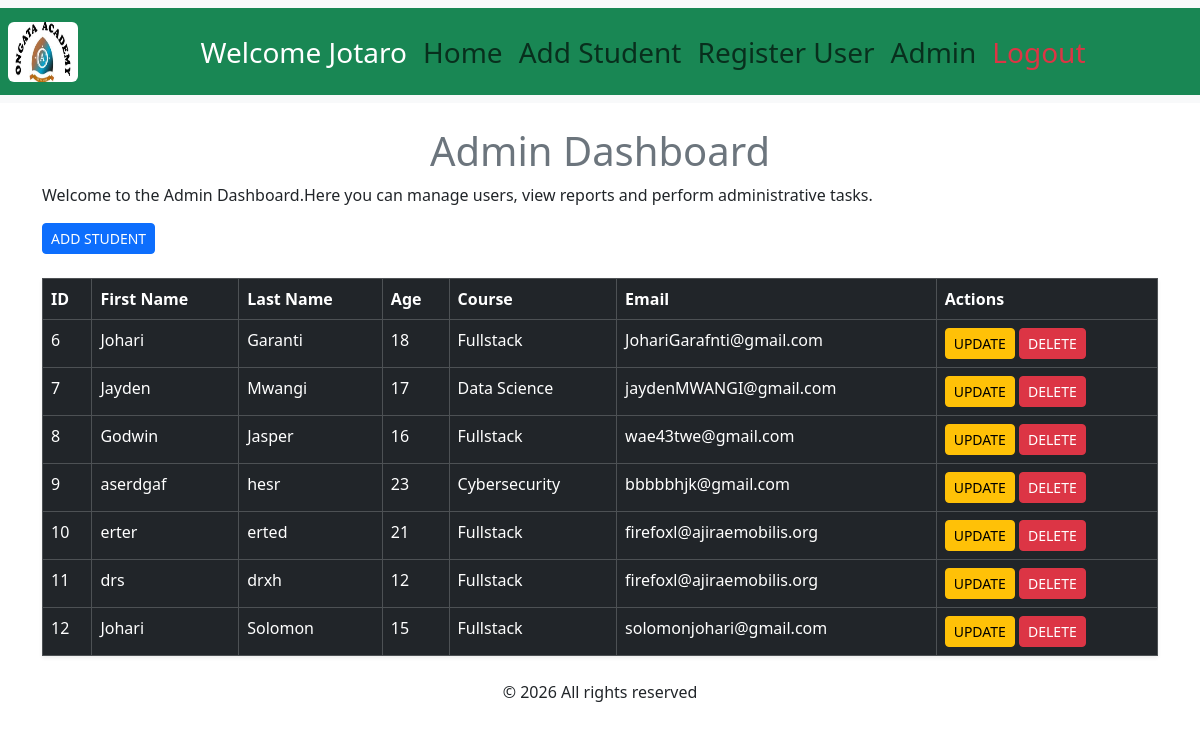
The page /students/ (signed in) on the database as committed earlier.
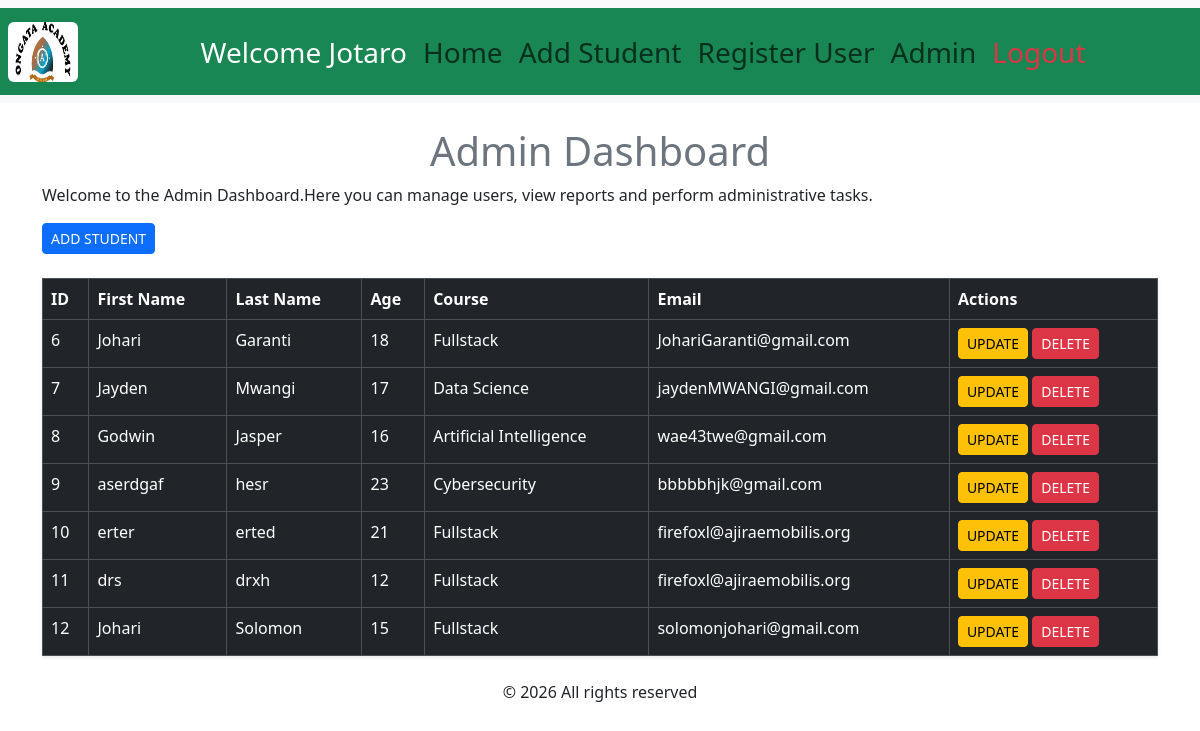
The same page on the database as committed later.
### myapp/models.py (models this page shows, shortened)
class Student(models.Model):
    firstname= models.CharField(max_length=21)
    lastname= models.CharField(max_length=21)
    age= models.IntegerField()
    course=models.CharField()
    email = models.EmailField(null=True, blank=True)

### myapp/views.py (the view)
# urls.py: path('students/', views.read_students, name='students'),
@login_required(login_url='login')
def read_students(request):
    students=Student.objects.all()
    return render(request, 'Admin/admindashboard.html',{'students':students})

### myapp/templates/Admin/admindashboard.html (shortened to what this page needs)
{% extends "base.html" %}
{% block content %}
 <div class="container mt-4">
    <h1 class="text-secondary text-center">Admin Dashboard</h1>
    <p>Welcome to the Admin Dashboard.Here you can manage users, view reports and perform administrative tasks.</p>
    <a href="{% url 'add'%}" class="btn btn-primary btn-sm">ADD STUDENT</a>
    <table class="table table-primary table-bordered mt-4 shadow-sm table-dark table-hover">
        <thead>
            <tr>
                <th scope="col">ID</th>
                <th scope="col">First Name</th>
                <th scope="col">Last Name</th>
                <th scope="col">Age</th>
                <th scope="col">Course</th>
                <th scope="col">Email</th>
                <th scope="col">Actions</th>
            </tr>
        </thead>
        <tbody>
            {% for x in students %}
            <tr>
                <td>{{ x.id }}</td>
                <td>{{ x.firstname }}</td>
                <td>{{ x.lastname }}</td>
                <td>{{ x.age }}</td>
                <td>{{ x.course }}</td>
                <td>{{x.email }}</td>
                <td>
                    <a href="{% url 'update' x.id %}" class="btn btn-warning btn-sm">UPDATE</a>
                    <a href="{% url 'delete' x.id %}" class="btn btn-danger btn-sm " onclick='confirm("Are you sure you want to delete {{x.firstname}}?")'>DELETE</a>
                </td>
            </tr>
            {% empty %}
            <tr>
                <td colspan="6" class="text-center">No students found</td>
            </tr>
            {% endfor %}
        </tbody>
    </table>
</div>
{% endblock %}

### myapp/templates/base.html (shortened to what this page needs)
{% load static %}
<!DOCTYPE html>
<html lang="en">
<head>
    <link href="https://cdn.jsdelivr.net/npm/bootstrap@5.3.8/dist/css/bootstrap.min.css" rel="stylesheet">
</head>
<body>
<nav class="navbar navbar-expand-lg bg-body-tertiary">
  <div class="container-fluid bg-success fs-5 p-2">
    <a class="navbar-brand" href="#">
      <img src="{% static 'img/logo.jpeg' %}" alt="Logo"
           width="70" height="60"
           class="d-inline-block align-text-top rounded">
    </a>
    <div class="collapse navbar-collapse" id="navbarSupportedContent">
      <ul class="navbar-nav me-auto align-items-center ms-auto fs-3 me-3">
        {% if user.is_authenticated %}
        <li class="nav-item">
          <span class="nav-link text-white">
            Welcome {{ user.username }}
          </span>
        </li>
        {% if user.is_staff %}
        <li class="nav-item">
          <a class="nav-link" href="{% url 'index' %}">Home</a>
        </li>
        <li class="nav-item">
          <a class="nav-link" href="{% url 'add' %}">Add Student</a>
        </li>
        <li class="nav-item">
          <a class="nav-link" href="{% url 'register' %}">Register User</a>
        </li>
        <li class="nav-item">
          <a class="nav-link" href="{% url 'students' %}">Admin</a>
        </li>
        {% endif %}
        <li class="nav-item">
          <a class="nav-link text-danger" href="{% url 'logout' %}">Logout</a>
        </li>
        {% else %}
        <li class="nav-item">
          <a class="nav-link" href="{% url 'login' %}">Login</a>
        </li>
        {% endif %}
      </ul>
    </div>
  </div>
</nav>
<main>
    {% block content %}
    {% endblock %}
</main>
<footer class="text-center mt-4">
    <p>&copy; 2026 All rights reserved</p>
</footer>
</body>
</html>

Rows that differ between the two databases and show on the page:
changed Student "Garanti": email "JohariGarafnti@gmail.com" → "JohariGaranti@gmail.com"
changed Student "Godwin": course "Fullstack" → "Artificial Intelligence"
